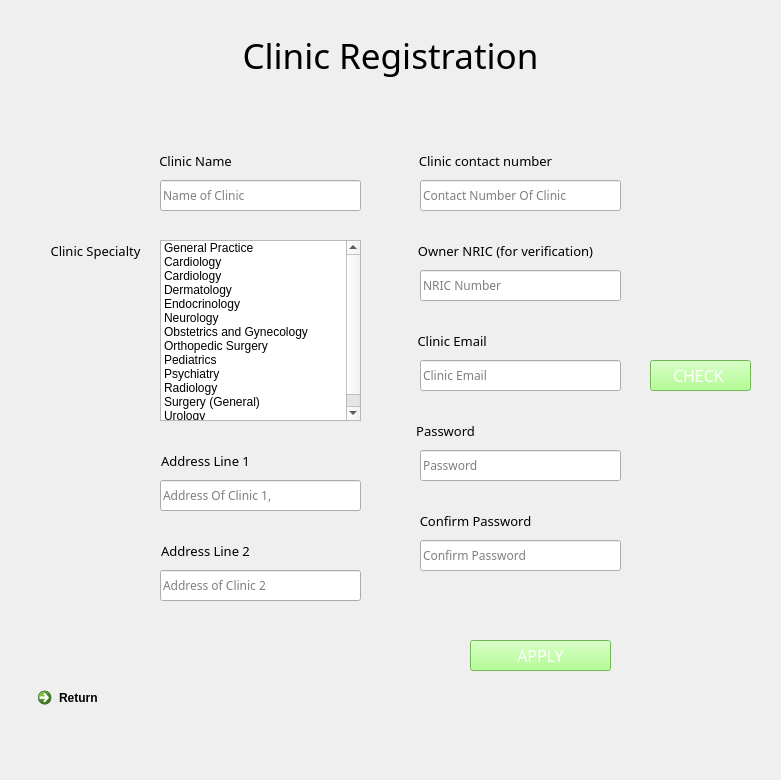
<?xml version="1.0" encoding="UTF-8"?>
<ui version="4.0">
 <class>RegisterPage</class>
 <widget class="QWidget" name="RegisterPage">
  <property name="geometry">
   <rect>
    <x>0</x>
    <y>0</y>
    <width>781</width>
    <height>780</height>
   </rect>
  </property>
  <property name="windowTitle">
   <string>Call A Doctor - Sign up page</string>
  </property>
  <widget class="QLineEdit" name="ClinicNameInput">
   <property name="geometry">
    <rect>
     <x>160</x>
     <y>180</y>
     <width>201</width>
     <height>31</height>
    </rect>
   </property>
   <property name="font">
    <font>
     <family>Bahnschrift Light</family>
    </font>
   </property>
   <property name="toolTip">
    <string>&lt;html&gt;&lt;head/&gt;&lt;body&gt;&lt;p&gt;Username&lt;/p&gt;&lt;p&gt;&lt;br/&gt;&lt;/p&gt;&lt;/body&gt;&lt;/html&gt;</string>
   </property>
   <property name="styleSheet">
    <string notr="true">Username</string>
   </property>
   <property name="text">
    <string/>
   </property>
   <property name="placeholderText">
    <string>Name of Clinic</string>
   </property>
  </widget>
  <widget class="QLabel" name="Welcome_label_2">
   <property name="enabled">
    <bool>true</bool>
   </property>
   <property name="geometry">
    <rect>
     <x>210</x>
     <y>30</y>
     <width>361</width>
     <height>51</height>
    </rect>
   </property>
   <property name="sizePolicy">
    <sizepolicy hsizetype="Preferred" vsizetype="Preferred">
     <horstretch>0</horstretch>
     <verstretch>0</verstretch>
    </sizepolicy>
   </property>
   <property name="font">
    <font>
     <family>Yu Gothic UI Semibold</family>
     <pointsize>26</pointsize>
     <weight>7</weight>
     <italic>false</italic>
     <bold>false</bold>
    </font>
   </property>
   <property name="layoutDirection">
    <enum>Qt::LeftToRight</enum>
   </property>
   <property name="autoFillBackground">
    <bool>false</bool>
   </property>
   <property name="styleSheet">
    <string notr="true">
font: 63 26pt &quot;Yu Gothic UI Semibold&quot;;</string>
   </property>
   <property name="text">
    <string>Clinic Registration</string>
   </property>
   <property name="alignment">
    <set>Qt::AlignCenter</set>
   </property>
  </widget>
  <widget class="QLabel" name="Welcome_label_3">
   <property name="enabled">
    <bool>true</bool>
   </property>
   <property name="geometry">
    <rect>
     <x>70</x>
     <y>140</y>
     <width>251</width>
     <height>41</height>
    </rect>
   </property>
   <property name="sizePolicy">
    <sizepolicy hsizetype="Preferred" vsizetype="Preferred">
     <horstretch>0</horstretch>
     <verstretch>0</verstretch>
    </sizepolicy>
   </property>
   <property name="minimumSize">
    <size>
     <width>251</width>
     <height>41</height>
    </size>
   </property>
   <property name="font">
    <font>
     <family>Yu Gothic UI Semibold</family>
     <pointsize>10</pointsize>
     <weight>7</weight>
     <italic>false</italic>
     <bold>false</bold>
    </font>
   </property>
   <property name="toolTip">
    <string>&lt;html&gt;&lt;head/&gt;&lt;body&gt;&lt;p&gt;&lt;span style=&quot; font-size:10pt; font-weight:600;&quot;&gt;First name&lt;/span&gt;&lt;/p&gt;&lt;/body&gt;&lt;/html&gt;</string>
   </property>
   <property name="layoutDirection">
    <enum>Qt::LeftToRight</enum>
   </property>
   <property name="autoFillBackground">
    <bool>false</bool>
   </property>
   <property name="styleSheet">
    <string notr="true">
font: 63 10pt &quot;Yu Gothic UI Semibold&quot;;</string>
   </property>
   <property name="text">
    <string>Clinic Name</string>
   </property>
   <property name="alignment">
    <set>Qt::AlignCenter</set>
   </property>
  </widget>
  <widget class="QLineEdit" name="Owner_NRIC">
   <property name="geometry">
    <rect>
     <x>420</x>
     <y>270</y>
     <width>201</width>
     <height>31</height>
    </rect>
   </property>
   <property name="font">
    <font>
     <family>Bahnschrift Light</family>
    </font>
   </property>
   <property name="toolTip">
    <string>&lt;html&gt;&lt;head/&gt;&lt;body&gt;&lt;p&gt;Username&lt;/p&gt;&lt;p&gt;&lt;br/&gt;&lt;/p&gt;&lt;/body&gt;&lt;/html&gt;</string>
   </property>
   <property name="styleSheet">
    <string notr="true">Username</string>
   </property>
   <property name="text">
    <string/>
   </property>
   <property name="placeholderText">
    <string>NRIC Number</string>
   </property>
  </widget>
  <widget class="QLabel" name="Welcome_label_6">
   <property name="enabled">
    <bool>true</bool>
   </property>
   <property name="geometry">
    <rect>
     <x>380</x>
     <y>230</y>
     <width>251</width>
     <height>41</height>
    </rect>
   </property>
   <property name="sizePolicy">
    <sizepolicy hsizetype="Preferred" vsizetype="Preferred">
     <horstretch>0</horstretch>
     <verstretch>0</verstretch>
    </sizepolicy>
   </property>
   <property name="minimumSize">
    <size>
     <width>251</width>
     <height>41</height>
    </size>
   </property>
   <property name="font">
    <font>
     <family>Yu Gothic UI Semibold</family>
     <pointsize>10</pointsize>
     <weight>7</weight>
     <italic>false</italic>
     <bold>false</bold>
    </font>
   </property>
   <property name="toolTip">
    <string>&lt;html&gt;&lt;head/&gt;&lt;body&gt;&lt;p&gt;&lt;span style=&quot; font-size:10pt; font-weight:600;&quot;&gt;First name&lt;/span&gt;&lt;/p&gt;&lt;/body&gt;&lt;/html&gt;</string>
   </property>
   <property name="layoutDirection">
    <enum>Qt::LeftToRight</enum>
   </property>
   <property name="autoFillBackground">
    <bool>false</bool>
   </property>
   <property name="styleSheet">
    <string notr="true">
font: 63 10pt &quot;Yu Gothic UI Semibold&quot;;</string>
   </property>
   <property name="text">
    <string>Owner NRIC (for verification)</string>
   </property>
   <property name="alignment">
    <set>Qt::AlignCenter</set>
   </property>
  </widget>
  <widget class="QLineEdit" name="addressLine1Input">
   <property name="geometry">
    <rect>
     <x>160</x>
     <y>480</y>
     <width>201</width>
     <height>31</height>
    </rect>
   </property>
   <property name="font">
    <font>
     <family>Bahnschrift Light</family>
    </font>
   </property>
   <property name="toolTip">
    <string>&lt;html&gt;&lt;head/&gt;&lt;body&gt;&lt;p&gt;Username&lt;/p&gt;&lt;p&gt;&lt;br/&gt;&lt;/p&gt;&lt;/body&gt;&lt;/html&gt;</string>
   </property>
   <property name="styleSheet">
    <string notr="true">Username</string>
   </property>
   <property name="text">
    <string/>
   </property>
   <property name="placeholderText">
    <string>Address Of Clinic 1,</string>
   </property>
  </widget>
  <widget class="QLabel" name="Welcome_label_8">
   <property name="enabled">
    <bool>true</bool>
   </property>
   <property name="geometry">
    <rect>
     <x>80</x>
     <y>440</y>
     <width>251</width>
     <height>41</height>
    </rect>
   </property>
   <property name="sizePolicy">
    <sizepolicy hsizetype="Preferred" vsizetype="Preferred">
     <horstretch>0</horstretch>
     <verstretch>0</verstretch>
    </sizepolicy>
   </property>
   <property name="minimumSize">
    <size>
     <width>251</width>
     <height>41</height>
    </size>
   </property>
   <property name="font">
    <font>
     <family>Yu Gothic UI Semibold</family>
     <pointsize>10</pointsize>
     <weight>7</weight>
     <italic>false</italic>
     <bold>false</bold>
    </font>
   </property>
   <property name="toolTip">
    <string>&lt;html&gt;&lt;head/&gt;&lt;body&gt;&lt;p&gt;&lt;span style=&quot; font-size:10pt; font-weight:600;&quot;&gt;First name&lt;/span&gt;&lt;/p&gt;&lt;/body&gt;&lt;/html&gt;</string>
   </property>
   <property name="layoutDirection">
    <enum>Qt::LeftToRight</enum>
   </property>
   <property name="autoFillBackground">
    <bool>false</bool>
   </property>
   <property name="styleSheet">
    <string notr="true">
font: 63 10pt &quot;Yu Gothic UI Semibold&quot;;</string>
   </property>
   <property name="text">
    <string>Address Line 1</string>
   </property>
   <property name="alignment">
    <set>Qt::AlignCenter</set>
   </property>
  </widget>
  <widget class="QLabel" name="Welcome_label_9">
   <property name="enabled">
    <bool>true</bool>
   </property>
   <property name="geometry">
    <rect>
     <x>80</x>
     <y>530</y>
     <width>251</width>
     <height>41</height>
    </rect>
   </property>
   <property name="sizePolicy">
    <sizepolicy hsizetype="Preferred" vsizetype="Preferred">
     <horstretch>0</horstretch>
     <verstretch>0</verstretch>
    </sizepolicy>
   </property>
   <property name="minimumSize">
    <size>
     <width>251</width>
     <height>41</height>
    </size>
   </property>
   <property name="font">
    <font>
     <family>Yu Gothic UI Semibold</family>
     <pointsize>10</pointsize>
     <weight>7</weight>
     <italic>false</italic>
     <bold>false</bold>
    </font>
   </property>
   <property name="toolTip">
    <string>&lt;html&gt;&lt;head/&gt;&lt;body&gt;&lt;p&gt;&lt;span style=&quot; font-size:10pt; font-weight:600;&quot;&gt;First name&lt;/span&gt;&lt;/p&gt;&lt;/body&gt;&lt;/html&gt;</string>
   </property>
   <property name="layoutDirection">
    <enum>Qt::LeftToRight</enum>
   </property>
   <property name="autoFillBackground">
    <bool>false</bool>
   </property>
   <property name="styleSheet">
    <string notr="true">
font: 63 10pt &quot;Yu Gothic UI Semibold&quot;;</string>
   </property>
   <property name="text">
    <string>Address Line 2</string>
   </property>
   <property name="alignment">
    <set>Qt::AlignCenter</set>
   </property>
  </widget>
  <widget class="QLineEdit" name="addressLine2Input">
   <property name="geometry">
    <rect>
     <x>160</x>
     <y>570</y>
     <width>201</width>
     <height>31</height>
    </rect>
   </property>
   <property name="font">
    <font>
     <family>Bahnschrift Light</family>
    </font>
   </property>
   <property name="toolTip">
    <string>&lt;html&gt;&lt;head/&gt;&lt;body&gt;&lt;p&gt;Username&lt;/p&gt;&lt;p&gt;&lt;br/&gt;&lt;/p&gt;&lt;/body&gt;&lt;/html&gt;</string>
   </property>
   <property name="styleSheet">
    <string notr="true">Username</string>
   </property>
   <property name="text">
    <string/>
   </property>
   <property name="placeholderText">
    <string>Address of Clinic 2</string>
   </property>
  </widget>
  <widget class="QLabel" name="Welcome_label_11">
   <property name="enabled">
    <bool>true</bool>
   </property>
   <property name="geometry">
    <rect>
     <x>-50</x>
     <y>160</y>
     <width>251</width>
     <height>41</height>
    </rect>
   </property>
   <property name="sizePolicy">
    <sizepolicy hsizetype="Preferred" vsizetype="Preferred">
     <horstretch>0</horstretch>
     <verstretch>0</verstretch>
    </sizepolicy>
   </property>
   <property name="minimumSize">
    <size>
     <width>251</width>
     <height>41</height>
    </size>
   </property>
   <property name="font">
    <font>
     <family>Yu Gothic UI Semibold</family>
     <pointsize>10</pointsize>
     <weight>7</weight>
     <italic>false</italic>
     <bold>false</bold>
    </font>
   </property>
   <property name="toolTip">
    <string>&lt;html&gt;&lt;head/&gt;&lt;body&gt;&lt;p&gt;&lt;span style=&quot; font-size:10pt; font-weight:600;&quot;&gt;First name&lt;/span&gt;&lt;/p&gt;&lt;/body&gt;&lt;/html&gt;</string>
   </property>
   <property name="layoutDirection">
    <enum>Qt::LeftToRight</enum>
   </property>
   <property name="autoFillBackground">
    <bool>false</bool>
   </property>
   <property name="styleSheet">
    <string notr="true">
font: 63 10pt &quot;Yu Gothic UI Semibold&quot;;</string>
   </property>
   <property name="text">
    <string/>
   </property>
   <property name="alignment">
    <set>Qt::AlignCenter</set>
   </property>
  </widget>
  <widget class="QPushButton" name="SendApplication">
   <property name="geometry">
    <rect>
     <x>470</x>
     <y>640</y>
     <width>141</width>
     <height>31</height>
    </rect>
   </property>
   <property name="font">
    <font>
     <family>Bahnschrift SemiLight SemiConde</family>
     <pointsize>12</pointsize>
    </font>
   </property>
   <property name="autoFillBackground">
    <bool>false</bool>
   </property>
   <property name="styleSheet">
    <string notr="true">background-color: #9dff73;
color: #FFFFFF;
</string>
   </property>
   <property name="text">
    <string>APPLY</string>
   </property>
   <property name="autoDefault">
    <bool>false</bool>
   </property>
  </widget>
  <widget class="QCommandLinkButton" name="commandLinkButton">
   <property name="geometry">
    <rect>
     <x>30</x>
     <y>680</y>
     <width>185</width>
     <height>41</height>
    </rect>
   </property>
   <property name="text">
    <string>Return</string>
   </property>
  </widget>
  <widget class="QLabel" name="Welcome_label_4">
   <property name="enabled">
    <bool>true</bool>
   </property>
   <property name="geometry">
    <rect>
     <x>360</x>
     <y>140</y>
     <width>251</width>
     <height>41</height>
    </rect>
   </property>
   <property name="sizePolicy">
    <sizepolicy hsizetype="Preferred" vsizetype="Preferred">
     <horstretch>0</horstretch>
     <verstretch>0</verstretch>
    </sizepolicy>
   </property>
   <property name="minimumSize">
    <size>
     <width>251</width>
     <height>41</height>
    </size>
   </property>
   <property name="font">
    <font>
     <family>Yu Gothic UI Semibold</family>
     <pointsize>10</pointsize>
     <weight>7</weight>
     <italic>false</italic>
     <bold>false</bold>
    </font>
   </property>
   <property name="toolTip">
    <string>&lt;html&gt;&lt;head/&gt;&lt;body&gt;&lt;p&gt;&lt;span style=&quot; font-size:10pt; font-weight:600;&quot;&gt;First name&lt;/span&gt;&lt;/p&gt;&lt;/body&gt;&lt;/html&gt;</string>
   </property>
   <property name="layoutDirection">
    <enum>Qt::LeftToRight</enum>
   </property>
   <property name="autoFillBackground">
    <bool>false</bool>
   </property>
   <property name="styleSheet">
    <string notr="true">
font: 63 10pt &quot;Yu Gothic UI Semibold&quot;;</string>
   </property>
   <property name="text">
    <string>Clinic contact number</string>
   </property>
   <property name="alignment">
    <set>Qt::AlignCenter</set>
   </property>
  </widget>
  <widget class="QLineEdit" name="ContactNumberInput">
   <property name="geometry">
    <rect>
     <x>420</x>
     <y>180</y>
     <width>201</width>
     <height>31</height>
    </rect>
   </property>
   <property name="font">
    <font>
     <family>Bahnschrift Light</family>
    </font>
   </property>
   <property name="toolTip">
    <string>&lt;html&gt;&lt;head/&gt;&lt;body&gt;&lt;p&gt;Username&lt;/p&gt;&lt;p&gt;&lt;br/&gt;&lt;/p&gt;&lt;/body&gt;&lt;/html&gt;</string>
   </property>
   <property name="styleSheet">
    <string notr="true">Username</string>
   </property>
   <property name="text">
    <string/>
   </property>
   <property name="placeholderText">
    <string>Contact Number Of Clinic</string>
   </property>
  </widget>
  <widget class="QLabel" name="Welcome_label_5">
   <property name="enabled">
    <bool>true</bool>
   </property>
   <property name="geometry">
    <rect>
     <x>330</x>
     <y>320</y>
     <width>251</width>
     <height>41</height>
    </rect>
   </property>
   <property name="sizePolicy">
    <sizepolicy hsizetype="Preferred" vsizetype="Preferred">
     <horstretch>0</horstretch>
     <verstretch>0</verstretch>
    </sizepolicy>
   </property>
   <property name="minimumSize">
    <size>
     <width>251</width>
     <height>41</height>
    </size>
   </property>
   <property name="font">
    <font>
     <family>Yu Gothic UI Semibold</family>
     <pointsize>10</pointsize>
     <weight>7</weight>
     <italic>false</italic>
     <bold>false</bold>
    </font>
   </property>
   <property name="toolTip">
    <string>&lt;html&gt;&lt;head/&gt;&lt;body&gt;&lt;p&gt;&lt;span style=&quot; font-size:10pt; font-weight:600;&quot;&gt;First name&lt;/span&gt;&lt;/p&gt;&lt;/body&gt;&lt;/html&gt;</string>
   </property>
   <property name="layoutDirection">
    <enum>Qt::LeftToRight</enum>
   </property>
   <property name="autoFillBackground">
    <bool>false</bool>
   </property>
   <property name="styleSheet">
    <string notr="true">
font: 63 10pt &quot;Yu Gothic UI Semibold&quot;;</string>
   </property>
   <property name="text">
    <string>Clinic Email  </string>
   </property>
   <property name="alignment">
    <set>Qt::AlignCenter</set>
   </property>
  </widget>
  <widget class="QLineEdit" name="ClinicEmailInput">
   <property name="geometry">
    <rect>
     <x>420</x>
     <y>360</y>
     <width>201</width>
     <height>31</height>
    </rect>
   </property>
   <property name="font">
    <font>
     <family>Bahnschrift Light</family>
    </font>
   </property>
   <property name="toolTip">
    <string>&lt;html&gt;&lt;head/&gt;&lt;body&gt;&lt;p&gt;Username&lt;/p&gt;&lt;p&gt;&lt;br/&gt;&lt;/p&gt;&lt;/body&gt;&lt;/html&gt;</string>
   </property>
   <property name="styleSheet">
    <string notr="true">Username</string>
   </property>
   <property name="text">
    <string/>
   </property>
   <property name="placeholderText">
    <string>Clinic Email</string>
   </property>
  </widget>
  <widget class="QLineEdit" name="PasswordInput">
   <property name="geometry">
    <rect>
     <x>420</x>
     <y>450</y>
     <width>201</width>
     <height>31</height>
    </rect>
   </property>
   <property name="font">
    <font>
     <family>Bahnschrift Light</family>
    </font>
   </property>
   <property name="toolTip">
    <string>&lt;html&gt;&lt;head/&gt;&lt;body&gt;&lt;p&gt;Username&lt;/p&gt;&lt;p&gt;&lt;br/&gt;&lt;/p&gt;&lt;/body&gt;&lt;/html&gt;</string>
   </property>
   <property name="styleSheet">
    <string notr="true">Username</string>
   </property>
   <property name="text">
    <string/>
   </property>
   <property name="placeholderText">
    <string>Password</string>
   </property>
  </widget>
  <widget class="QLabel" name="Welcome_label_10">
   <property name="enabled">
    <bool>true</bool>
   </property>
   <property name="geometry">
    <rect>
     <x>320</x>
     <y>410</y>
     <width>251</width>
     <height>41</height>
    </rect>
   </property>
   <property name="sizePolicy">
    <sizepolicy hsizetype="Preferred" vsizetype="Preferred">
     <horstretch>0</horstretch>
     <verstretch>0</verstretch>
    </sizepolicy>
   </property>
   <property name="minimumSize">
    <size>
     <width>251</width>
     <height>41</height>
    </size>
   </property>
   <property name="font">
    <font>
     <family>Yu Gothic UI Semibold</family>
     <pointsize>10</pointsize>
     <weight>7</weight>
     <italic>false</italic>
     <bold>false</bold>
    </font>
   </property>
   <property name="toolTip">
    <string>&lt;html&gt;&lt;head/&gt;&lt;body&gt;&lt;p&gt;&lt;span style=&quot; font-size:10pt; font-weight:600;&quot;&gt;First name&lt;/span&gt;&lt;/p&gt;&lt;/body&gt;&lt;/html&gt;</string>
   </property>
   <property name="layoutDirection">
    <enum>Qt::LeftToRight</enum>
   </property>
   <property name="autoFillBackground">
    <bool>false</bool>
   </property>
   <property name="styleSheet">
    <string notr="true">
font: 63 10pt &quot;Yu Gothic UI Semibold&quot;;</string>
   </property>
   <property name="text">
    <string>Password</string>
   </property>
   <property name="alignment">
    <set>Qt::AlignCenter</set>
   </property>
  </widget>
  <widget class="QLineEdit" name="PasswordInput2">
   <property name="geometry">
    <rect>
     <x>420</x>
     <y>540</y>
     <width>201</width>
     <height>31</height>
    </rect>
   </property>
   <property name="font">
    <font>
     <family>Bahnschrift Light</family>
    </font>
   </property>
   <property name="toolTip">
    <string>&lt;html&gt;&lt;head/&gt;&lt;body&gt;&lt;p&gt;Username&lt;/p&gt;&lt;p&gt;&lt;br/&gt;&lt;/p&gt;&lt;/body&gt;&lt;/html&gt;</string>
   </property>
   <property name="styleSheet">
    <string notr="true">Username</string>
   </property>
   <property name="text">
    <string/>
   </property>
   <property name="placeholderText">
    <string>Confirm Password</string>
   </property>
  </widget>
  <widget class="QLabel" name="Welcome_label_16">
   <property name="enabled">
    <bool>true</bool>
   </property>
   <property name="geometry">
    <rect>
     <x>350</x>
     <y>500</y>
     <width>251</width>
     <height>41</height>
    </rect>
   </property>
   <property name="sizePolicy">
    <sizepolicy hsizetype="Preferred" vsizetype="Preferred">
     <horstretch>0</horstretch>
     <verstretch>0</verstretch>
    </sizepolicy>
   </property>
   <property name="minimumSize">
    <size>
     <width>251</width>
     <height>41</height>
    </size>
   </property>
   <property name="font">
    <font>
     <family>Yu Gothic UI Semibold</family>
     <pointsize>10</pointsize>
     <weight>7</weight>
     <italic>false</italic>
     <bold>false</bold>
    </font>
   </property>
   <property name="toolTip">
    <string>&lt;html&gt;&lt;head/&gt;&lt;body&gt;&lt;p&gt;&lt;span style=&quot; font-size:10pt; font-weight:600;&quot;&gt;First name&lt;/span&gt;&lt;/p&gt;&lt;/body&gt;&lt;/html&gt;</string>
   </property>
   <property name="layoutDirection">
    <enum>Qt::LeftToRight</enum>
   </property>
   <property name="autoFillBackground">
    <bool>false</bool>
   </property>
   <property name="styleSheet">
    <string notr="true">
font: 63 10pt &quot;Yu Gothic UI Semibold&quot;;</string>
   </property>
   <property name="text">
    <string>Confirm Password</string>
   </property>
   <property name="alignment">
    <set>Qt::AlignCenter</set>
   </property>
  </widget>
  <widget class="QPushButton" name="VerifyEmail">
   <property name="geometry">
    <rect>
     <x>650</x>
     <y>360</y>
     <width>101</width>
     <height>31</height>
    </rect>
   </property>
   <property name="font">
    <font>
     <family>Bahnschrift SemiLight SemiConde</family>
     <pointsize>12</pointsize>
    </font>
   </property>
   <property name="autoFillBackground">
    <bool>false</bool>
   </property>
   <property name="styleSheet">
    <string notr="true">background-color: #9dff73;
color: #FFFFFF;
</string>
   </property>
   <property name="text">
    <string>CHECK </string>
   </property>
   <property name="autoDefault">
    <bool>false</bool>
   </property>
  </widget>
  <widget class="QListWidget" name="SpecialtyList">
   <property name="geometry">
    <rect>
     <x>160</x>
     <y>240</y>
     <width>201</width>
     <height>181</height>
    </rect>
   </property>
   <property name="selectionMode">
    <enum>QAbstractItemView::MultiSelection</enum>
   </property>
   <item>
    <property name="text">
     <string>General Practice</string>
    </property>
   </item>
   <item>
    <property name="text">
     <string>Cardiology</string>
    </property>
   </item>
   <item>
    <property name="text">
     <string>Cardiology</string>
    </property>
   </item>
   <item>
    <property name="text">
     <string>Dermatology</string>
    </property>
   </item>
   <item>
    <property name="text">
     <string>Endocrinology</string>
    </property>
   </item>
   <item>
    <property name="text">
     <string>Neurology</string>
    </property>
   </item>
   <item>
    <property name="text">
     <string>Obstetrics and Gynecology</string>
    </property>
   </item>
   <item>
    <property name="text">
     <string>Orthopedic Surgery</string>
    </property>
   </item>
   <item>
    <property name="text">
     <string>Pediatrics</string>
    </property>
   </item>
   <item>
    <property name="text">
     <string>Psychiatry</string>
    </property>
   </item>
   <item>
    <property name="text">
     <string>Radiology</string>
    </property>
   </item>
   <item>
    <property name="text">
     <string>Surgery (General)</string>
    </property>
   </item>
   <item>
    <property name="text">
     <string>Urology</string>
    </property>
   </item>
  </widget>
  <widget class="QLabel" name="Welcome_label_7">
   <property name="enabled">
    <bool>true</bool>
   </property>
   <property name="geometry">
    <rect>
     <x>-30</x>
     <y>230</y>
     <width>251</width>
     <height>41</height>
    </rect>
   </property>
   <property name="sizePolicy">
    <sizepolicy hsizetype="Preferred" vsizetype="Preferred">
     <horstretch>0</horstretch>
     <verstretch>0</verstretch>
    </sizepolicy>
   </property>
   <property name="minimumSize">
    <size>
     <width>251</width>
     <height>41</height>
    </size>
   </property>
   <property name="font">
    <font>
     <family>Yu Gothic UI Semibold</family>
     <pointsize>10</pointsize>
     <weight>7</weight>
     <italic>false</italic>
     <bold>false</bold>
    </font>
   </property>
   <property name="toolTip">
    <string>&lt;html&gt;&lt;head/&gt;&lt;body&gt;&lt;p&gt;&lt;span style=&quot; font-size:10pt; font-weight:600;&quot;&gt;First name&lt;/span&gt;&lt;/p&gt;&lt;/body&gt;&lt;/html&gt;</string>
   </property>
   <property name="layoutDirection">
    <enum>Qt::LeftToRight</enum>
   </property>
   <property name="autoFillBackground">
    <bool>false</bool>
   </property>
   <property name="styleSheet">
    <string notr="true">
font: 63 10pt &quot;Yu Gothic UI Semibold&quot;;</string>
   </property>
   <property name="text">
    <string>Clinic Specialty</string>
   </property>
   <property name="alignment">
    <set>Qt::AlignCenter</set>
   </property>
  </widget>
 </widget>
 <resources/>
 <connections/>
</ui>
